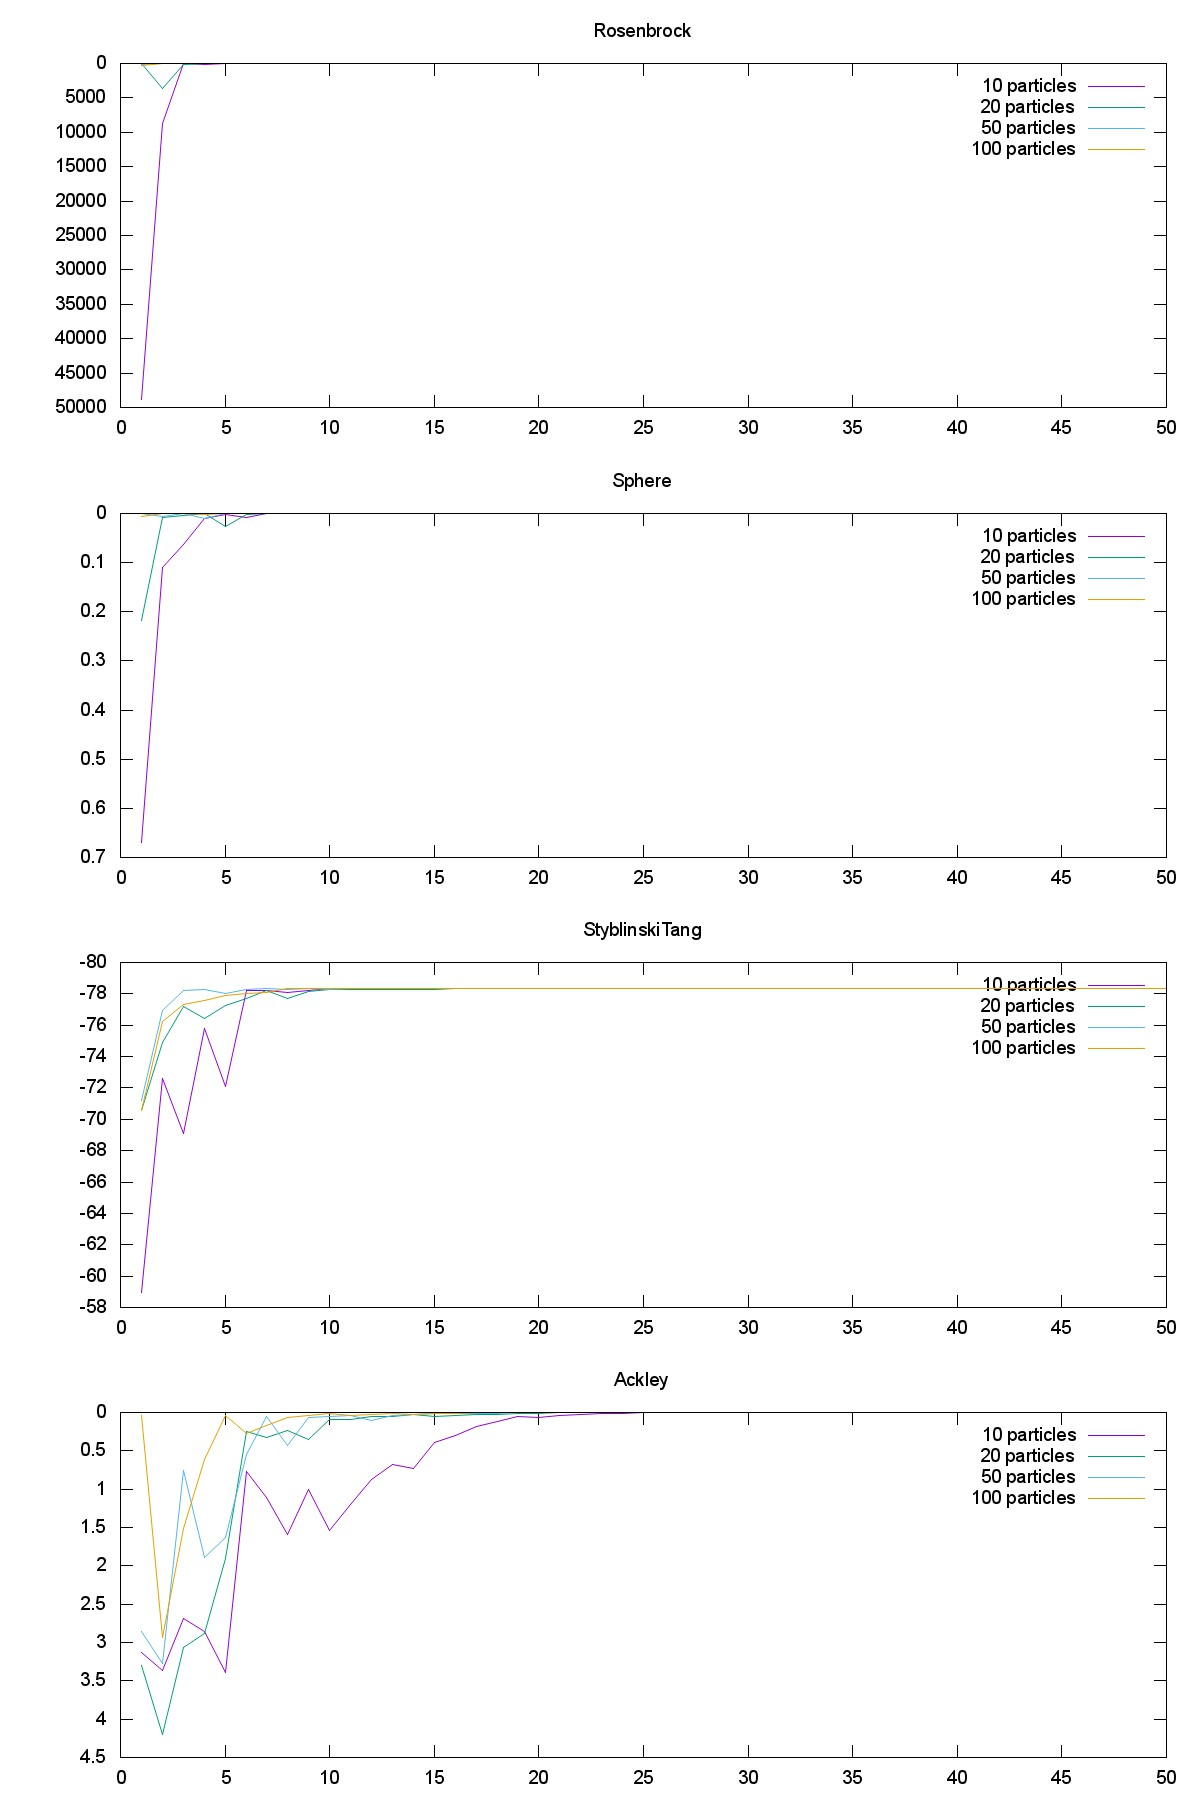

Reproduce this figure in gnuplot.
cd 'd:\psopp\sizes\report'
set terminal jpeg large font arial size 1200, 1800
set output "plot.jpg"
set multiplot layout 4, 1
set lmargin at screen 0.1
#set yrange[] reverse
set xlabel "Step count" offset 40,0,0
set ylabel "f(x)"
set title "Rosenbrock"
plot '03.dat' using 1:5 with line title "10 particles", '03.dat' using 1:4 with line title "20 particles", '03.dat' using 1:3 with line title "50 particles", '03.dat' using 1:2 with line title "100 particles"
set title "Sphere"
plot '02.dat' using 1:5 with line title "10 particles", '02.dat' using 1:4 with line title "20 particles", '02.dat' using 1:3 with line title "50 particles", '02.dat' using 1:2 with line title "100 particles"
set title "StyblinskiTang"
plot '01.dat' using 1:5 with line title "10 particles", '01.dat' using 1:4 with line title "20 particles", '01.dat' using 1:3 with line title "50 particles", '01.dat' using 1:2 with line title "100 particles"
set title "Ackley"
plot '00.dat' using 1:5 with line title "10 particles", '00.dat' using 1:4 with line title "20 particles", '00.dat' using 1:3 with line title "50 particles", '00.dat' using 1:2 with line title "100 particles"
unset multiplot
